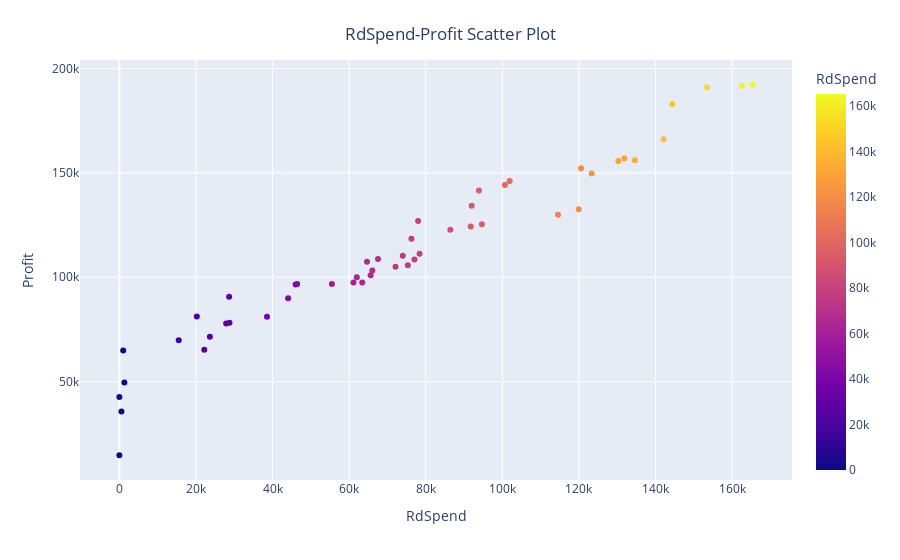

Notebook cell for this chart:
### Markdown cell above
R&D Spend ve Profit arasındaki korelasyonu daha iyi görebilmek için scatterplot çizdirelim.

### Code cell
fig = px.scatter(df, x="RdSpend", y="Profit",color="RdSpend")

fig.update_layout(
    title={
        'text': "RdSpend-Profit Scatter Plot",
        'y':0.95,
        'x':0.5
})

fig.show()
